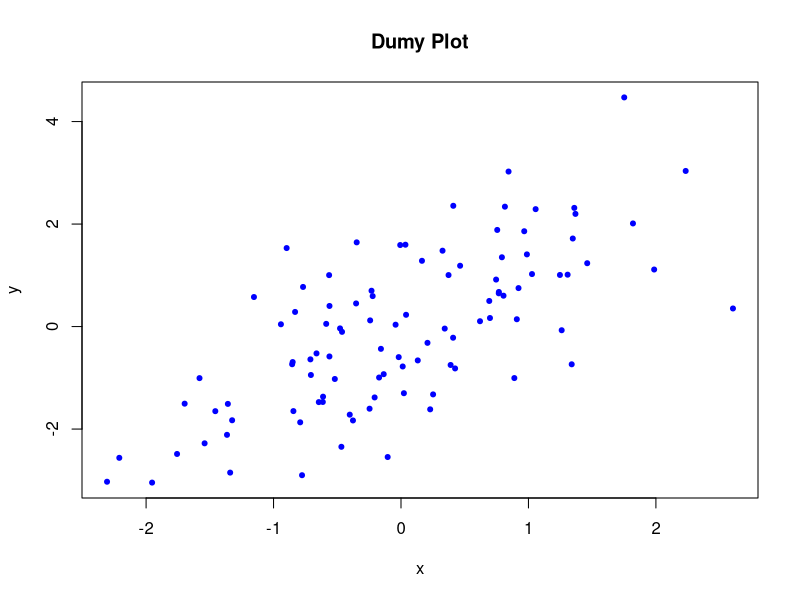

Reproduce this figure in R.
x <- rnorm(100)
y <- rnorm(100) + x
pdf(file = "PLOT.pdf")
plot(x,y, main = "Dumy Plot", col = "blue", pch = 20)
dev.off()